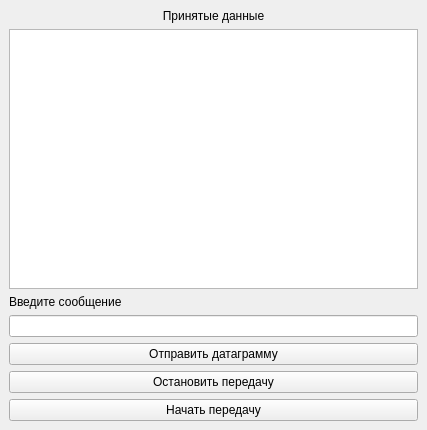
<?xml version="1.0" encoding="UTF-8"?>
<ui version="4.0">
 <class>MainWindow</class>
 <widget class="QMainWindow" name="MainWindow">
  <property name="geometry">
   <rect>
    <x>0</x>
    <y>0</y>
    <width>427</width>
    <height>430</height>
   </rect>
  </property>
  <property name="windowTitle">
   <string>MainWindow</string>
  </property>
  <widget class="QWidget" name="centralwidget">
   <layout class="QVBoxLayout" name="verticalLayout">
    <item>
     <widget class="QLabel" name="lb_receiveData">
      <property name="text">
       <string>Принятые данные</string>
      </property>
      <property name="alignment">
       <set>Qt::AlignCenter</set>
      </property>
     </widget>
    </item>
    <item>
     <widget class="QTextEdit" name="te_result"/>
    </item>
    <item>
     <widget class="QLabel" name="label">
      <property name="text">
       <string>Введите сообщение</string>
      </property>
     </widget>
    </item>
    <item>
     <widget class="QLineEdit" name="le_message"/>
    </item>
    <item>
     <widget class="QPushButton" name="pb_sendMessage">
      <property name="text">
       <string>Отправить датаграмму</string>
      </property>
     </widget>
    </item>
    <item>
     <widget class="QPushButton" name="pb_stop">
      <property name="text">
       <string>Остановить передачу</string>
      </property>
     </widget>
    </item>
    <item>
     <widget class="QPushButton" name="pb_start">
      <property name="text">
       <string>Начать передачу</string>
      </property>
     </widget>
    </item>
   </layout>
  </widget>
 </widget>
 <resources/>
 <connections/>
</ui>
